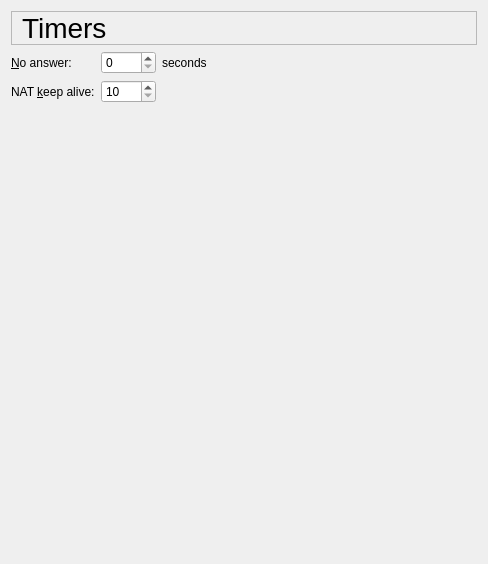
     <widget class="QWidget" name="pageTimers">
      <layout class="QVBoxLayout">
       <item>
        <widget class="QLabel" name="timersTitleTextLabel">
         <property name="font">
          <font>
           <pointsize>21</pointsize>
          </font>
         </property>
         <property name="frameShape">
          <enum>QFrame::StyledPanel</enum>
         </property>
         <property name="text">
          <string>Timers</string>
         </property>
         <property name="wordWrap">
          <bool>false</bool>
         </property>
         <property name="indent">
          <number>10</number>
         </property>
        </widget>
       </item>
       <item>
        <layout class="QHBoxLayout">
         <item>
          <layout class="QGridLayout">
           <item row="0" column="2">
            <widget class="QLabel" name="secNoanswerTextLabel">
             <property name="text">
              <string>seconds</string>
             </property>
             <property name="wordWrap">
              <bool>false</bool>
             </property>
            </widget>
           </item>
           <item row="1" column="1">
            <widget class="QSpinBox" name="tmrNatKeepaliveSpinBox">
             <property name="sizePolicy">
              <sizepolicy hsizetype="Fixed" vsizetype="Fixed">
               <horstretch>0</horstretch>
               <verstretch>0</verstretch>
              </sizepolicy>
             </property>
             <property name="minimumSize">
              <size>
               <width>55</width>
               <height>0</height>
              </size>
             </property>
             <property name="maximumSize">
              <size>
               <width>55</width>
               <height>32767</height>
              </size>
             </property>
             <property name="whatsThis">
              <string>If you have enabled STUN or NAT keep alive, then Twinkle will send keep alive packets at this interval rate to keep the address bindings in your NAT device alive.</string>
             </property>
             <property name="minimum">
              <number>10</number>
             </property>
             <property name="maximum">
              <number>900</number>
             </property>
             <property name="singleStep">
              <number>10</number>
             </property>
            </widget>
           </item>
           <item row="0" column="1">
            <widget class="QSpinBox" name="tmrNoanswerSpinBox">
             <property name="sizePolicy">
              <sizepolicy hsizetype="Fixed" vsizetype="Fixed">
               <horstretch>0</horstretch>
               <verstretch>0</verstretch>
              </sizepolicy>
             </property>
             <property name="minimumSize">
              <size>
               <width>55</width>
               <height>0</height>
              </size>
             </property>
             <property name="maximumSize">
              <size>
               <width>55</width>
               <height>32767</height>
              </size>
             </property>
             <property name="whatsThis">
              <string>When an incoming call is received, this timer is started. If the user answers the call, the timer is stopped. If the timer expires before the user answers the call, then Twinkle will reject the call with a &quot;480 User Not Responding&quot;.</string>
             </property>
             <property name="maximum">
              <number>600</number>
             </property>
             <property name="singleStep">
              <number>10</number>
             </property>
            </widget>
           </item>
           <item row="1" column="0">
            <widget class="QLabel" name="tmrNatKeepaliveTextLabel">
             <property name="text">
              <string>NAT &amp;keep alive:</string>
             </property>
             <property name="wordWrap">
              <bool>false</bool>
             </property>
             <property name="buddy">
              <cstring>tmrNatKeepaliveSpinBox</cstring>
             </property>
            </widget>
           </item>
           <item row="0" column="0">
            <widget class="QLabel" name="tmrNoanswerTextLabel">
             <property name="text">
              <string>&amp;No answer:</string>
             </property>
             <property name="wordWrap">
              <bool>false</bool>
             </property>
             <property name="buddy">
              <cstring>tmrNoanswerSpinBox</cstring>
             </property>
            </widget>
           </item>
          </layout>
         </item>
         <item>
          <spacer>
           <property name="orientation">
            <enum>Qt::Horizontal</enum>
           </property>
           <property name="sizeType">
            <enum>QSizePolicy::Expanding</enum>
           </property>
           <property name="sizeHint" stdset="0">
            <size>
             <width>270</width>
             <height>20</height>
            </size>
           </property>
          </spacer>
         </item>
        </layout>
       </item>
       <item>
        <spacer>
         <property name="orientation">
          <enum>Qt::Vertical</enum>
         </property>
         <property name="sizeType">
          <enum>QSizePolicy::Expanding</enum>
         </property>
         <property name="sizeHint" stdset="0">
          <size>
           <width>20</width>
           <height>450</height>
          </size>
         </property>
        </spacer>
       </item>
      </layout>
     </widget>
